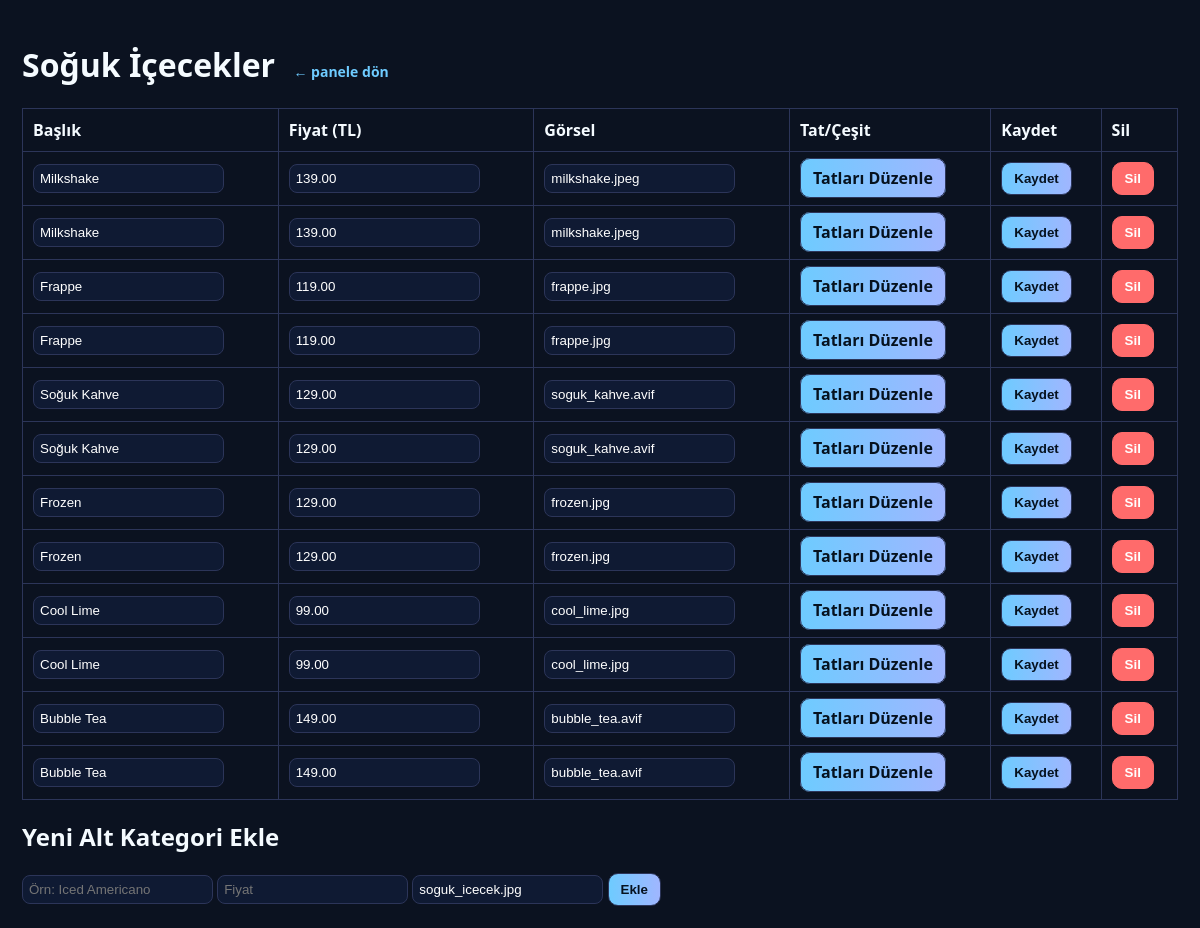
Page /admin/cold (signed in) on the committed database.
### tables this page shows
CREATE TABLE categories(
  id INTEGER PRIMARY KEY AUTOINCREMENT,
  group_name TEXT NOT NULL,    -- "Soğuk İçecekler"
  title TEXT NOT NULL,         -- "Milkshake", "Frappe", ...
  price REAL NOT NULL,
  img TEXT NOT NULL,
  sort_order INTEGER DEFAULT 999
);

### app.py (the view)
@app.route("/admin/cold")
def admin_cold():
    if not require_login():
        return redirect(url_for("admin_login"))
    conn = get_db()
    cats = conn.execute("""
      SELECT id, title, price, img FROM categories
      WHERE group_name=?
      ORDER BY sort_order ASC, id ASC
    """, ("Soğuk İçecekler",)).fetchall()
    conn.close()
    return render_template("admin_cold.html", cats=cats)

### app.py (called while the page is built)
def get_db():
    conn = sqlite3.connect(DB)
    conn.row_factory = sqlite3.Row
    return conn

def require_login():
    return ("user" in session)

### templates/admin_cold.html (shortened to what this page needs)
<!doctype html>
<html lang="tr">
<head>
</head>
<body>
  <h1>Soğuk İçecekler <a href="/admin">← panele dön</a></h1>
  <table>
    <tr><th>Başlık</th><th>Fiyat (TL)</th><th>Görsel</th><th>Tat/Çeşit</th><th>Kaydet</th><th>Sil</th></tr>
    {% for c in cats %}
    <tr>
      <form method="post" action="/admin/cold/{{c.id}}/update">
        <td><input name="title" value="{{c.title}}" required></td>
        <td><input type="number" step="0.01" name="price" value="{{'%.2f'|format(c.price)}}" required></td>
        <td><input name="img" value="{{c.img}}" required></td>
        <td><a class="btn" href="/admin/cold/{{c.id}}/flavors">Tatları Düzenle</a></td>
        <td><button class="btn" type="submit">Kaydet</button></td>
      </form>
      <td>
        <form method="post" action="/admin/cold/{{c.id}}/delete" onsubmit="return confirm('Silinsin mi?');">
          <button class="btn danger" type="submit">Sil</button>
        </form>
      </td>
    </tr>
    {% endfor %}
  </table>
  <h2>Yeni Alt Kategori Ekle</h2>
  <form method="post" action="/admin/cold/add">
    <input name="title" placeholder="Örn: Iced Americano" required>
    <input type="number" step="0.01" name="price" placeholder="Fiyat" required>
    <input name="img" placeholder="Görsel dosya adı (static/img/...)" value="soguk_icecek.jpg">
    <button class="btn" type="submit">Ekle</button>
  </form>
</body>
</html>

### templates/admin_cold.html (style rules this page uses)
body { font-family:system-ui, sans-serif; background:#0b1220; color:#f5fbff; margin:0; padding:22px }
table { width:100%; border-collapse:collapse; margin-bottom:16px }
th,td { border:1px solid #2c3559; padding:10px; text-align:left }
input { padding:6px; border-radius:8px; border:1px solid #2c3559; background:#0f1a33; color:#fff }
.btn { padding:8px 12px; border-radius:10px; border:1px solid #2c3559; background:linear-gradient(90deg,#6ecbff,#a0b6ff); color:#06121f; font-weight:800; cursor:pointer; text-decoration:none }
.danger { background:#ff6b6b; border-color:#ff6b6b; color:#fff }
form { display:inline }
h1 a { color:#6ecbff; text-decoration:none; font-size:14px; margin-left:10px }

### rows in the picture
categories: title "Milkshake", price "139.00", img "milkshake.jpeg"
categories: title "Milkshake", price "139.00", img "milkshake.jpeg"
categories: title "Frappe", price "119.00", img "frappe.jpg"
categories: title "Frappe", price "119.00", img "frappe.jpg"
categories: title "Soğuk Kahve", price "129.00", img "soguk_kahve.avif"
categories: title "Soğuk Kahve", price "129.00", img "soguk_kahve.avif"
categories: title "Frozen", price "129.00", img "frozen.jpg"
categories: title "Frozen", price "129.00", img "frozen.jpg"
categories: title "Cool Lime", price "99.00", img "cool_lime.jpg"
categories: title "Cool Lime", price "99.00", img "cool_lime.jpg"
categories: title "Bubble Tea", price "149.00", img "bubble_tea.avif"
categories: title "Bubble Tea", price "149.00", img "bubble_tea.avif"
